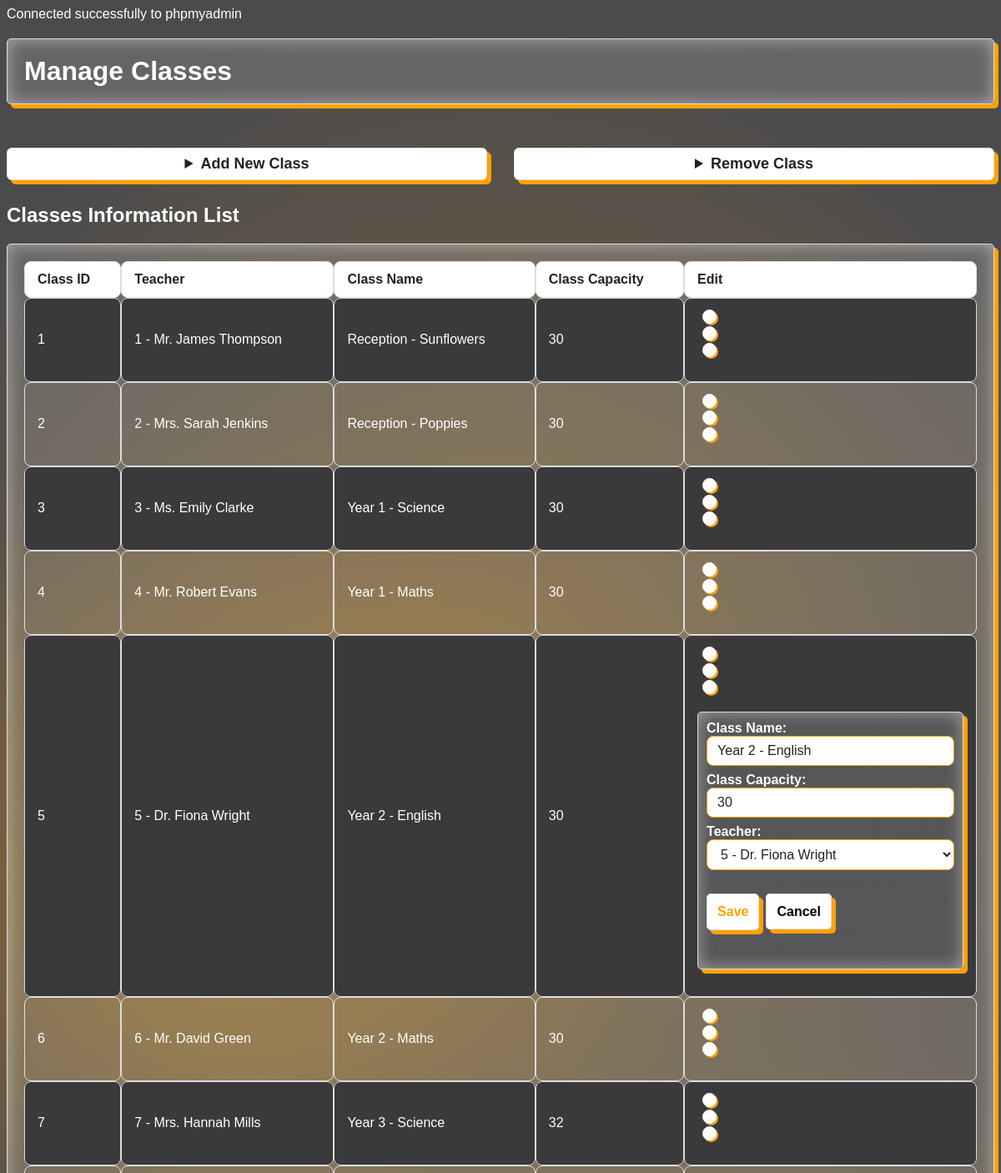
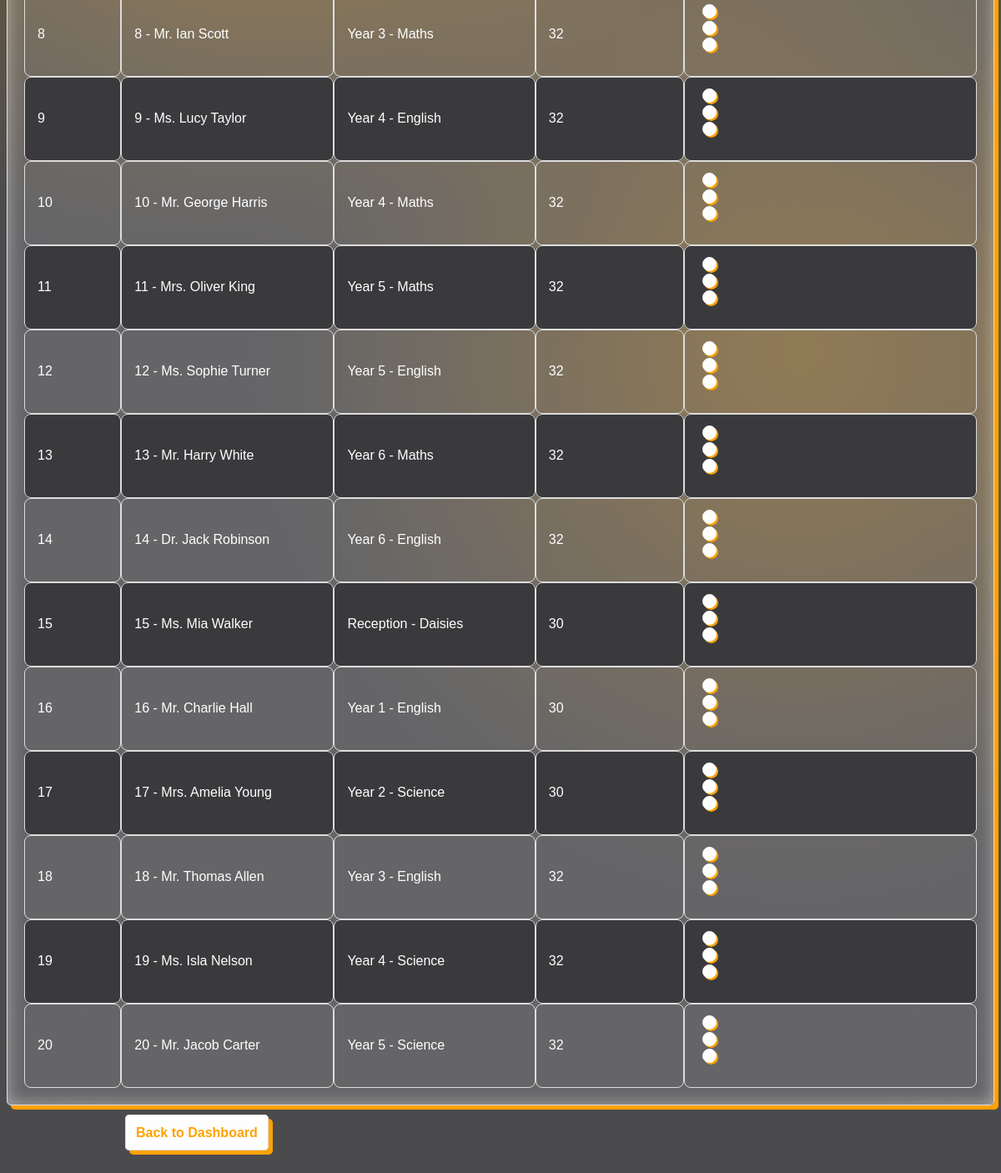
Page /classes.php?editClassId=5 (signed in) on the committed database (2 pictures, top to bottom).
### tables this page shows
CREATE TABLE IF NOT EXISTS Class (
    classId INT AUTO_INCREMENT PRIMARY KEY,
    teacherId INT,
    className VARCHAR(100),
    classCapacity INT,
    
    FOREIGN KEY (teacherId) REFERENCES Teachers(teacherId)
);

CREATE TABLE IF NOT EXISTS Teachers (
    teacherId INT AUTO_INCREMENT PRIMARY KEY,
    teacherNames VARCHAR(100),
    address VARCHAR(255),
    phoneNumber VARCHAR(100),
    annualSalary DECIMAL (10, 2),
    backgroundCheck BOOLEAN,
    email VARCHAR(255),
    password VARCHAR(255),
    dob DATE
);

### classes.php (the view, shortened to what this page needs)
<?php
include 'db_connect.php';
$teacherList = [];
$teacherListResult = $conn->query("SELECT teacherId, teacherNames FROM teachers");
if ($teacherListResult && $teacherListResult->num_rows > 0) {
    while($teacher = $teacherListResult->fetch_assoc()) {
        $teacherList[] = $teacher;
    }
}
$sql = "SELECT c.classId, c.teacherId, t.teacherNames, c.className, c.classCapacity FROM Class c LEFT JOIN teachers t ON c.teacherId = t.teacherId";
$result = $conn->query($sql);
?>
<!DOCTYPE html>
<html lang="en">
<head>
    <link rel="stylesheet" href="styles.css">
</head>
<body>
<h1 class="card">Manage Classes</h1>
<div class='row'>
    <details class='form-details'>
        <summary class='button'>Add New Class</summary>
    </details>
    <details class='form-details'>
        <summary class='button'>Remove Class</summary>
    </details>
</div>
<?php
echo "<h2>Classes Information List</h2>";
$editClassId = isset($_GET['editClassId']) ? intval($_GET['editClassId']) : 0;
$editClassData = null;
if ($editClassId > 0) {
    $editResult = $conn->query("SELECT * FROM Class WHERE classId = $editClassId");
    if ($editResult && $editResult->num_rows > 0) {
        $editClassData = $editResult->fetch_assoc();
    }
}
if ($result && $result->num_rows > 0) {
    echo "<table class='card'>
        <tr>
            <th>Class ID</th>
            <th>Teacher</th
            ><th>Class Name</th>
            <th>Class Capacity</th>
            <th>Edit</th>
        </tr>";
    while ($row = $result->fetch_assoc()) {
        $teacherDisplay = ($row['teacherId']) . ' - ' . (isset($row['teacherNames']) ? ($row['teacherNames']) : 'Unknown');
        echo "<tr>\n";
        echo "<td>" . ($row['classId']) . "</td>\n";
        echo "<td>" . ($teacherDisplay) . "</td>\n";
        echo "<td>" . ($row['className']) . "</td>\n";
        echo "<td>" . ($row['classCapacity']) . "</td>\n";
        echo "<td>"
            . "<form method='get' action=''>"
            . "<input type='hidden' name='editClassId' value='" . ($row['classId']) . "'>"
            . "<button type='submit' class='dots-container' style='background:none;border:none;'>"
            . "<div class='dot'></div>"
            . "<div class='dot'></div>"
            . "<div class='dot'></div>"
            . "</button>"
            . "</form>";
        if ($editClassId == $row['classId'] && $editClassData) {
            echo "<div class='card edit-form-popup' style='padding:10px;'>"
                . "<form method='post' action=''>"
                . "<input type='hidden' name='editClassId' value='" . ($editClassData['classId']) . "'>"
                . "<label>Class Name:<br><input type='text' name='editClassName' value='" . ($editClassData['className']) . "' required></label><br>"
                . "<label>Class Capacity:<br><input type='number' name='editClassCapacity' class='input-boxes' value='" . ($editClassData['classCapacity']) . "' min='1' required></label><br>"
                . "<label>Teacher:<br><select name='editTeacherId' class='input-boxes' required>";
            foreach ($teacherList as $teacher) {
                $selected = ($editClassData['teacherId'] == $teacher['teacherId']) ? 'selected' : '';
                echo "<option value='" . ($teacher['teacherId']) . "' $selected>" . ($teacher['teacherId']) . " - " . ($teacher['teacherNames']) . "</option>";
            }
            echo "</select></label><br>"
                . "<input type='submit' name='editClass' value='Save' class='button'>"
                . "<a href='?" . http_build_query(array_diff_key($_GET, ['editClassId'=>1])) . "' class='button' style='margin-left:8px;text-decoration:none;color:black;'>Cancel</a>"
                . "</form>"
                . "</div>";
        }
        echo "</td>\n";
        echo "</tr>";
    }
    echo "</table>";
} else {
    echo "<div class='card'><p>No classes found.</p></div>";
}
?>
</body>
<footer>
        <div style="max-width:900px;margin:40px auto;margin-top:24px;">
            <a href="main.php" class="button">Back to Dashboard</a>
        </div>
    </footer>
</html>

### styles.css (style rules this page uses)
body { background-image: radial-gradient(circle at 20% 40%, rgba(255, 162, 0, 0.3), transparent 30%), radial-gradient(circle at 50% 30%, rgba(255, 162, 0, 0.3), transparent 40%), radial-gradient(circle at 80% 65%, rgba(255, 162, 0, 0.3), transparent 30%); background-attachment: fixed; background-size: cover; }
.input-boxes { background: #fff; color: #222; border: 1px solid #ffa200; border-radius: 8px; padding: 8px 12px; margin-bottom: 8px; font-size: 16px; width: 100%; box-sizing: border-box; transition: border-color 0.2s, box-shadow 0.2s; }
.row { margin-top: 32px; display: flex; flex-direction: row; gap: 32px; align-items: flex-start; justify-content: stretch; }
.form-details { flex: 1 1 0; min-width: 220px; max-width: 100%; }
input[type="text"], textarea { background: #fff; color: #222; border: 1px solid #ffa200; border-radius: 8px; padding: 8px 12px; margin-bottom: 8px; font-size: 1em; width: 100%; box-sizing: border-box; transition: border-color 0.2s, box-shadow 0.2s; }
label { color: #fff; font-size: 16px; font-weight: bold; }
details summary.button { color: #222; font-size: 18px; font-weight: bold; background: #fff; padding: 8px 16px; border-radius: 6px; box-shadow: 5px 5px 0px #ffa200, inset 0 0 20px #ffffff76; margin-bottom: 8px; }
table { width: 100%; border-collapse: separate; border-spacing: 0; margin: 20px 0; background: #fefefe26; color: #fff; font-size: 16px; box-shadow: 0 2px 8px #00000030; border-radius: 12px; overflow: hidden; }
th, td { padding: 12px 15px; border: 1px solid #ddd; text-align: left; }
th, td { border-radius: 8px; }
th { background-color: #ffffff; color: #222; font-weight: bold; }
tr:nth-child(even) { background-color: #3a3a3d; }
a { color: #ffA200; font-weight: bold; text-decoration: none; }
body { font-family: Arial, sans-serif; color: #ffffff; background-color: #4b4b4e; }
a { margin: 0; padding: 20px; }
.card { border: 1px solid #ddd; background: #fefefe26; border-radius: 5px; padding: 20px; margin: 20px 0; box-shadow: 5px 5px 0px #ffa200, inset 0 0 20px #ffffff76; backdrop-filter: blur(50px); }
.button { color: #ffA200; border: 1px solid #ddd; background: #fefefe; border-radius: 5px; padding: 12px; font-size:medium; font-weight: 600; margin: 20px 0; box-shadow: 5px 5px 0px #ffa200, inset 0 0 20px #ffffff76; text-align: center; }
.dots-container { display: flex; width: 20px; flex-direction: column; text-align: center; margin-top: auto; gap: 3px; cursor: pointer; }
.dot { height: 15px; width: 15px; border: 1.5px solid #fefefe; background-color: #fefefe; border-radius: 50%; box-shadow: 2px 2px 0px #ffa200, inset 0 0 20px #ffffff76; }

### rows in the picture
class: classId "1", teacherId.teacherNames "1 - Mr. James Thompson", className "Reception - Sunflowers", classCapacity "30"
class: classId "2", teacherId.teacherNames "2 - Mrs. Sarah Jenkins", className "Reception - Poppies", classCapacity "30"
class: classId "3", teacherId.teacherNames "3 - Ms. Emily Clarke", className "Year 1 - Science", classCapacity "30"
class: classId "4", teacherId.teacherNames "4 - Mr. Robert Evans", className "Year 1 - Maths", classCapacity "30"
class: classId "5", teacherId.teacherNames "5 - Dr. Fiona Wright", className "Year 2 - English", classCapacity "30", editClassName "Year 2 - English", editClassCapacity "30"
class: classId "6", teacherId.teacherNames "6 - Mr. David Green", className "Year 2 - Maths", classCapacity "30"
class: classId "7", teacherId.teacherNames "7 - Mrs. Hannah Mills", className "Year 3 - Science", classCapacity "32"
class: classId "8", teacherId.teacherNames "8 - Mr. Ian Scott", className "Year 3 - Maths", classCapacity "32"
class: classId "9", teacherId.teacherNames "9 - Ms. Lucy Taylor", className "Year 4 - English", classCapacity "32"
class: classId "10", teacherId.teacherNames "10 - Mr. George Harris", className "Year 4 - Maths", classCapacity "32"
class: classId "11", teacherId.teacherNames "11 - Mrs. Oliver King", className "Year 5 - Maths", classCapacity "32"
class: classId "12", teacherId.teacherNames "12 - Ms. Sophie Turner", className "Year 5 - English", classCapacity "32"
class: classId "13", teacherId.teacherNames "13 - Mr. Harry White", className "Year 6 - Maths", classCapacity "32"
class: classId "14", teacherId.teacherNames "14 - Dr. Jack Robinson", className "Year 6 - English", classCapacity "32"
class: classId "15", teacherId.teacherNames "15 - Ms. Mia Walker", className "Reception - Daisies", classCapacity "30"
class: classId "16", teacherId.teacherNames "16 - Mr. Charlie Hall", className "Year 1 - English", classCapacity "30"
class: classId "17", teacherId.teacherNames "17 - Mrs. Amelia Young", className "Year 2 - Science", classCapacity "30"
class: classId "18", teacherId.teacherNames "18 - Mr. Thomas Allen", className "Year 3 - English", classCapacity "32"
class: classId "19", teacherId.teacherNames "19 - Ms. Isla Nelson", className "Year 4 - Science", classCapacity "32"
class: classId "20", teacherId.teacherNames "20 - Mr. Jacob Carter", className "Year 5 - Science", classCapacity "32"

### other values in the picture
form field editTeacherId "5 - Dr. Fiona Wright"
